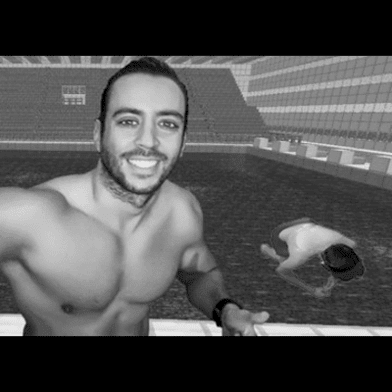
#> input picture Compiler/ImageSeparator/imagenes/image.bmp, 392 x 392 px
$ python MifCreator.py
#> lines starting #> are read from the running program, lines starting #| are printed output that depends on the picture
from PIL import Image
import numpy as np

MAX_SIZE = 65536

## Genera el archivo .mif para cargar los datos de la imagen en la ROM
def generate_mif_file(grey_image_array):
    print("was here")
    image_width = len(grey_image_array[0])
    image_depth = len(grey_image_array)

    string_datos = "-- Imagen Generada\n\n"
    string_datos += "WIDTH=" + str(32) + ";\n" + "DEPTH=" + str(MAX_SIZE) + ";\n\n"
    string_datos += "ADDRESS_RADIX=UNS;\nDATA_RADIX=HEX;\n\n"

    string_datos += "CONTENT BEGIN\n"

    for i in range(image_depth):
        for j in range(image_width):

            string_datos += str(i*image_width + j) + " : "
            string_datos += format(int(grey_image_array[i][j]), '08x') + ";\n"


    if (image_depth * image_width < MAX_SIZE):
        string_datos += "[" + str(image_depth * image_width) + ".." + str(MAX_SIZE - 1) + "] : 00 ; \n"

    string_datos += "END;\n"

    with open("../image_hex_data.mif", "w") as mif_file:
        mif_file.write(string_datos)


## Guarda la matriz en una imagen en escala de grises
def save_grey_image(grey_image_array, name):
    grey_image = Image.fromarray(grey_image_array)
    grey_image = grey_image.convert("L")
    grey_image.save(name + ".png")


## Convierte una imagen a una matriz de numpy en escala de grises, rango [0 (negro), 255 (blanco)]
def convert(file_name):
#> called with file_name = 'imagenes/image.bmp'
    image = Image.open(file_name)
#> image is the input picture: PIL image 392x392 RGBA; mean R, G, B, A 81, 81, 81, 255
    new_image = image.resize((256, 256))
    image_array = np.array(new_image)
    grey_image_array = np.empty([len(image_array), len(image_array[0])])
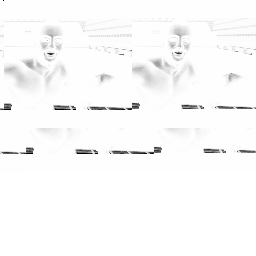
#> grey_image_array: shape (256, 256) float64; 0.05% of the values are NaN or infinite; the others: min -1.79e+308, max 6.92e-310, mean -inf; drawn with min black, max white, NaN and infinite black

    for i in range(len(image_array)):
        for j in range(len(image_array[i])):
            blue = image_array[i, j, 0]
            green = image_array[i, j, 1]
            red = image_array[i, j, 2]

            grey_scale_value = blue * 0.114 + green * 0.587 + red * 0.299
            grey_image_array[i, j] = grey_scale_value

    return grey_image_array


grey_image_array = convert('imagenes/image.bmp')

save_grey_image(grey_image_array, "gray")
generate_mif_file(grey_image_array)
#> in generate_mif_file, `image_width = len(grey_image_array[0])`: image_width = 256
